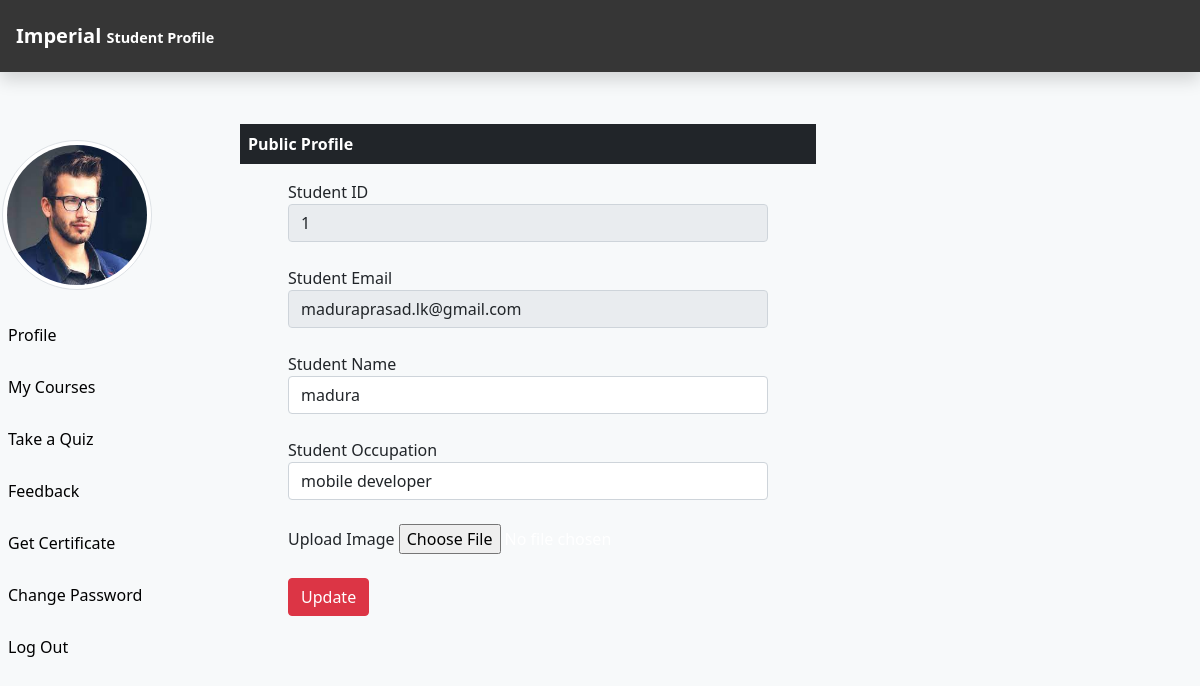
The app's page /Users/Profile.php (signed in) with its own data.
### tables this page shows
CREATE TABLE `students` (
  `stu_id` int(11) NOT NULL,
  `stu_name` varchar(255) NOT NULL,
  `stu_email` varchar(255) NOT NULL,
  `stu_pass` varchar(255) NOT NULL,
  `stu_occ` varchar(255) NOT NULL,
  `stu_img` text NOT NULL
);

### Users/Profile.php (the view, shortened to what this page needs)
<?php
include_once("ProfileHeader.php");
include_once("../DB_Files/db.php");
$stu_email=$_SESSION['stu_email'];
$sql="SELECT * FROM students WHERE stu_email='$stu_email'";
$result=$conn->query($sql);
if($result->num_rows==1){
    $row=$result->fetch_assoc();
    $stuId=$row['stu_id'];
    $stuName=$row["stu_name"];
    $stuOcc=$row["stu_occ"];
}
?>
<div class="col-sm-6 mt-4 ms-5">
<p class="bg-dark text-white p-2 fw-bolder">Public Profile</p>
    <form method="POST" enctype="multipart/form-data" class="mx-5">
        <div class="form-group">
            <label class="text-dark" for="stuId">Student ID</label>
            <input type="text" id="stuId" class="form-control" name="stuId" value="<?php if(isset($stuId)) {echo $stuId;} ?>" readonly>
        </div>
        <br>
        <div class="form-group">
            <label class="text-dark" for="stuEmail">Student Email</label>
            <input type="email" id="stuEmail"  class="form-control" value="<?php echo $stu_email ?>"  readonly>
        </div>
        <br>
        <div class="form-group">
            <label class="text-dark" for="stuName">Student Name</label>
            <input type="text" id="stuName" name="stuName" class="form-control" value="<?php if(isset($stuName)) {echo $stuName;} ?>"  >
        </div>
        <br>
        <div class="form-group">
            <label class="text-dark" for="stuOcc">Student Occupation</label>
            <input type="text" id="stuOcc" name="stuOcc" class="form-control" value="<?php if(isset($stuOcc))  {echo $stuOcc;} ?>">
        </div>
        <br>
        <div class="form-group">
            <label class="text-dark" for="stuImg">Upload Image</label>
            <input type="file" class="form-control-file" id="stuImg" name="stuImg">
        </div>
        <br>
        <button type="submit" name="updateStuNameBtn" class="btn btn-danger">Update
        </button>
        <br><br><br>
    </form>
</div>

### Users/ProfileHeader.php (shortened to what this page needs)
<?php
include_once("../DB_Files/db.php");
$stu_email=$_SESSION['stu_email'];
if (isset($stu_email)) {
    $sql = "SELECT stu_img FROM students WHERE stu_email='$stu_email'";
    $result = $conn->query($sql);
    $row = $result->fetch_assoc();
    $stu_img = $row['stu_img'];
}
?>
<!DOCTYPE html>
<html lang="en">
<head>
    <link rel="stylesheet" href="CSS/profileHeader.css">
    <link rel="stylesheet" href="../bootstrap/css/bootstrap.min.css">
    <link rel="stylesheet" href="https://unicons.iconscout.com/release/v2.1.6/css/unicons.css">
</head>
<body>
    <nav class="navbar navbar-dark fixed-top flex-md-nowrap p-3 shadow" style="background-color: #363636;">
        <a href="../index.php" class="navbar-brand col-sm-3 col-md-2 mr-0">Imperial <small>Student Profile</small> </a>
    </nav>
    <div class="container-fluid mb-5" style="margin-top: 100px;">
        <div class="row">
            <nav class="col-sm-3 col-md-2 sidebar py-5d-print-none" style="padding-top:40px; margin-left:-20px;">
                <div class="sidebar-sticky">
                    <ul class="nav flex-column">
                        <li class="nav-item mb-3">
                            <img src="<?php echo $stu_img ?>" alt="" class="img-thumbnail rounded-circle" style="margin-left: 10px; height:150px;
                            width:150px;" >
                        </li>
                        <li class="nav-item">
                            <a href="Profile.php" class="nav-link">
                                Profile
                            </a>
                        </li>
                        <li class="nav-item">
                            <a href="MyCourse.php" class="nav-link">
                                My Courses
                            </a>
                        </li>
                        <li class="nav-item">
                            <a href="EnrollQuiz.php" class="nav-link">
                                Take a Quiz
                            </a>
                        </li>
                        <li class="nav-item">
                            <a href="Feedback.php" class="nav-link">
                                Feedback
                            </a>
                        </li>
                        <li class="nav-item">
                            <a href="getCertificate.php" class="nav-link">
                                Get Certificate
                            </a>
                        </li>
                        <li class="nav-item">
                            <a href="ChangePass.php" class="nav-link">
                                Change Password
                            </a>
                        </li>
                        <li class="nav-item">
                            <a href="Logout.php" class="nav-link">
                                Log Out
                            </a>
                        </li>
                    </ul>
                </div>
            </nav>

### Users/CSS/profileHeader.css (style rules this page uses)
.navbar-brand { font-size: 2rem; font-weight: bold; color: #ffffff; }
body { font-family: 'IBM Plex Sans Arabic', sans-serif; }
small { font-size: 1.2rem; }
p { color: black; }

### Users/ProfileHeader.php (style rules this page uses)
body { background: #f7f9fa; color: rgb(255, 255, 255); }
.nav-link { transition: all 400ms ease; color: black; }

### Users/Profile.php (style rules this page uses)
small { font-size: .9rem; }

### records on screen
students: stu_img (picture), stuId "1", stuName "madura", stuOcc "mobile developer"
